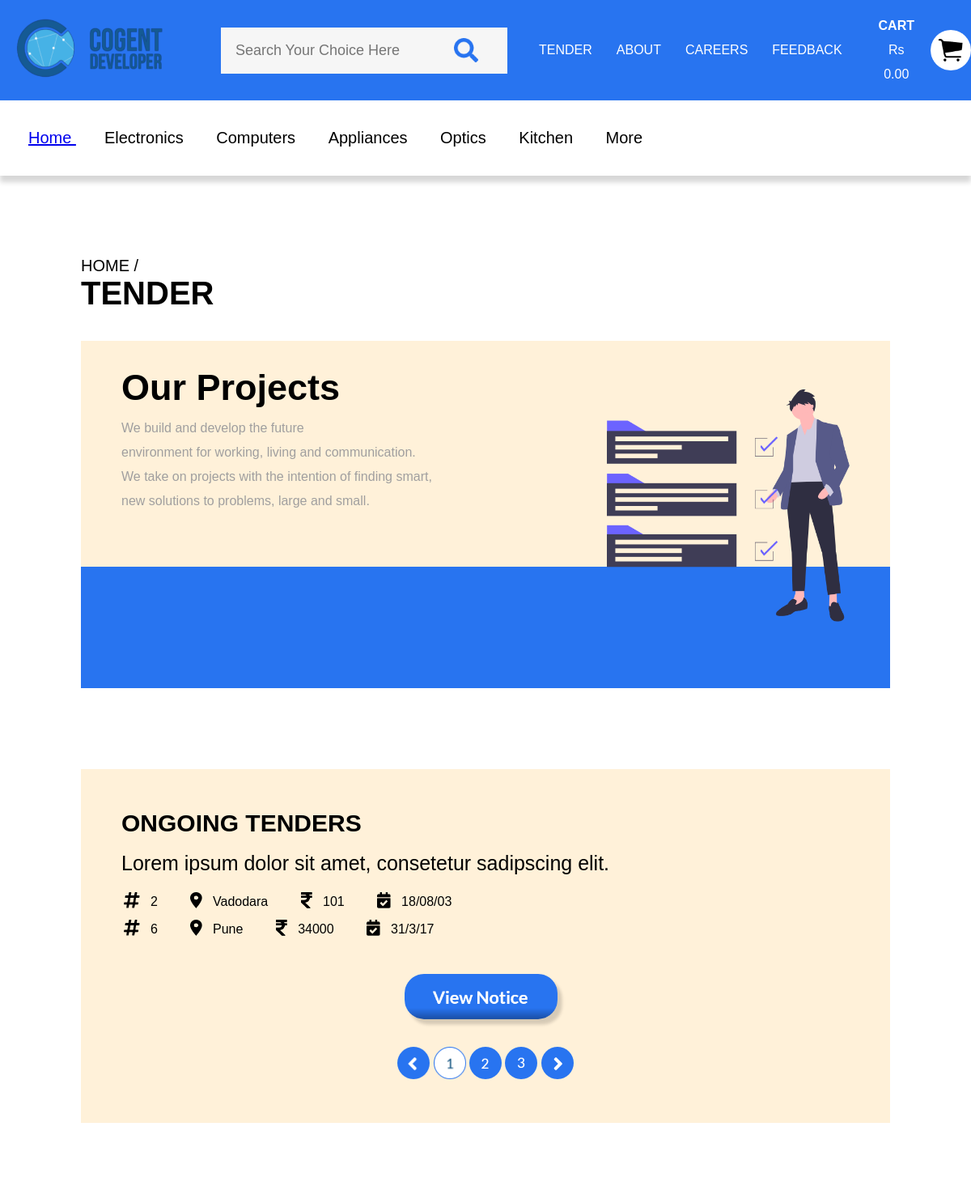
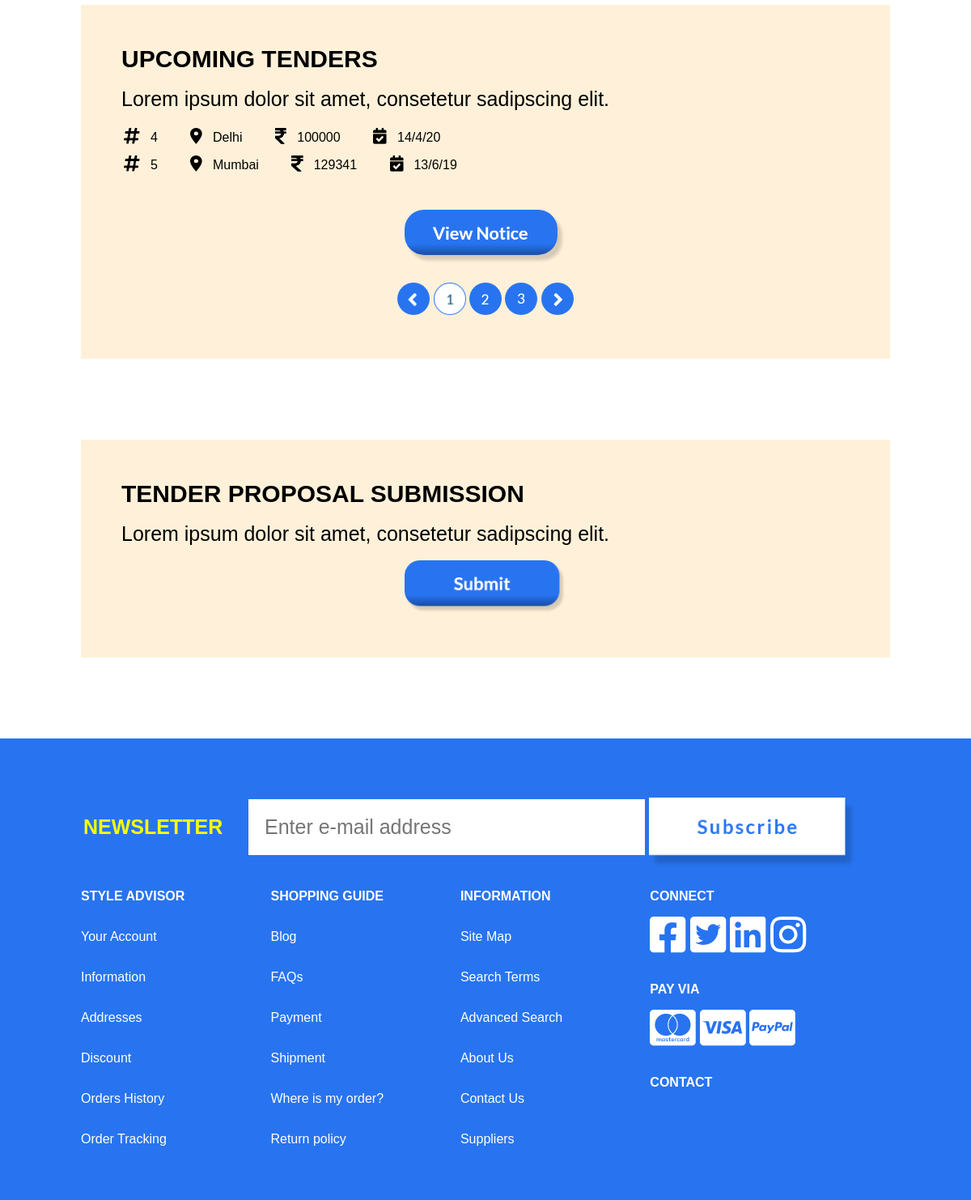
The page /tender.php on the database its author committed (2 pictures, top to bottom).
### tables this page shows
CREATE TABLE `tender` (
  `tid` int(11) NOT NULL,
  `tlocation` text NOT NULL,
  `tbudget` int(11) NOT NULL,
  `tdate` text NOT NULL,
  `type` int(11) NOT NULL
);

### admin/db/mysql.php (called while the page is built, shortened)
<?php
function mysql_safe_query($query) {
    $args = array_slice(func_get_args(),1);
    $args = array_map('mysql_safe_string',$args);
    return mysql_query(vsprintf($query,$args));
}

### tender.php (the view, shortened to what this page needs)
<?php
    include 'admin/db/mysql.php';
?>
<!DOCTYPE html>
    <head>
        <link rel="stylesheet" type="text/css" href="css/common.css">
        <link rel="stylesheet" type="text/css" href="css/header.css">
        <link rel="stylesheet" type="text/css" href="css/footer.css">
        <link rel="stylesheet" type="text/css" href="css/product-list.css">
    </head>
    <body>
    <?php
        include 'header.php';
    ?>
        <div class="cd-page" style="text-align: left;">
            <span style="font-size: 20px;">
                HOME /
            </span><br>
            <span style="font-size: 40px;font-weight: bold;">
                TENDER
            </span>
            <br>
            <br>
            <Br>
            <div class="cd-info-box">
                <span class="cd-info-title">
                    Our Projects
                </span>
                <p class="cd-info-cont">
                    We build and develop the future<br>
                    environment for working, living and communication.<br>
                    We take on projects with the intention of finding smart,<br>
                    new solutions to problems, large and small. <br>
                </p>
                <img class="cd-info-img" src="med/img/undraw_project_completed_w0oq.png">
                <div class="cd-info-bg-accent"></div>
            </div>
            <div class="cd-tender-box" style="margin-top: 100px;">
                <span style="font-size: 30px;font-weight: bold;">
                    ONGOING TENDERS
                </span>
                <br>
                <br>
                <span style="font-size: 25px;">
                    Lorem ipsum dolor sit amet, consetetur sadipscing elit.
                </span>
                <Br>
                <br>
                <?php
                $select = mysql_safe_query('SELECT * FROM tender WHERE type = 1');
                while($row = mysql_fetch_assoc($select)){
                    ?>
                    <table style="display: inline-block;">
                    <tr>
                        <td>
                            <img src="med/img/Icon awesome-hashtag.png" width="20px">
                        </td>
                        <td>
                            &nbsp; <?php echo $row['tid'];?>
                        </td>
                    </tr>
                </table>
                <table style="display: inline-block;margin-left: 30px;">
                    <tr>
                        <td>
                            <img src="med/img/Icon material-location-on.png" height="20px">
                        </td>
                        <td>
                            &nbsp; <?php echo $row['tlocation'];?>
                        </td>
                    </tr>
                </table>
                <table style="display: inline-block;margin-left: 30px;">
                    <tr>
                        <td>
                            <img src="med/img/Icon awesome-rupee-sign.png" height="20px">
                        </td>
                        <td>
                            &nbsp; <?php echo $row['tbudget'];?>
                        </td>
                    </tr>
                </table>
                <table style="display: inline-block;margin-left: 30px;">
                    <tr>
                        <td>
                            <img src="med/img/Icon awesome-calendar-check.png" height="20px">
                        </td>
                        <td>
                            &nbsp; <?php echo $row['tdate'];?>
                        </td>
                    </tr>
                </table>
                <br>
                    <?php
                }
            ?>
                <br>
                <br>
                <center>
                    <img src="med/img/Group 6.png" style="width: 200px;">
                    <br>
                    <Br>
                    <img src="med/img/Left.png" style="width: 40px;"> <img src="med/img/1.png" style="width: 40px;"> <img src="med/img/2.png" style="width: 40px;"> <img src="med/img/3.png" style="width: 40px;"> <img src="med/img/Right.png" style="width: 40px;">
                </center>
            </div>
            <div class="cd-tender-box" style="margin-top: 100px;">
                <span style="font-size: 30px;font-weight: bold;">
                    UPCOMING TENDERS
                </span>
                <br>
                <br>
                <span style="font-size: 25px;">
                    Lorem ipsum dolor sit amet, consetetur sadipscing elit.
                </span>
                <Br>
                <br>
                <?php
                $select = mysql_safe_query('SELECT * FROM tender WHERE type = 0');
                while($row = mysql_fetch_assoc($select)){
                    ?>
                    <table style="display: inline-block;">
                    <tr>
                        <td>
                            <img src="med/img/Icon awesome-hashtag.png" width="20px">
                        </td>
                        <td>
                            &nbsp; <?php echo $row['tid'];?>
                        </td>
                    </tr>
                </table>
                <table style="display: inline-block;margin-left: 30px;">
                    <tr>
                        <td>
                            <img src="med/img/Icon material-location-on.png" height="20px">
                        </td>
                        <td>
                            &nbsp; <?php echo $row['tlocation'];?>
                        </td>
                    </tr>
                </table>
                <table style="display: inline-block;margin-left: 30px;">
                    <tr>
                        <td>
                            <img src="med/img/Icon awesome-rupee-sign.png" height="20px">
                        </td>
                        <td>
                            &nbsp; <?php echo $row['tbudget'];?>
                        </td>
                    </tr>
                </table>
                <table style="display: inline-block;margin-left: 30px;">
                    <tr>
                        <td>
                            <img src="med/img/Icon awesome-calendar-check.png" height="20px">
                        </td>
                        <td>
                            &nbsp; <?php echo $row['tdate'];?>
                        </td>
                    </tr>
                </table>
                <br>
                    <?php
                }
            ?>
                <br>
                <br>
                <center>
                    <img src="med/img/Group 6.png" style="width: 200px;">
                    <br>
                    <Br>
                    <img src="med/img/Left.png" style="width: 40px;"> <img src="med/img/1.png" style="width: 40px;"> <img src="med/img/2.png" style="width: 40px;"> <img src="med/img/3.png" style="width: 40px;"> <img src="med/img/Right.png" style="width: 40px;">
                </center>
            </div>
            <div class="cd-tender-box" style="margin-top: 100px;">
                <span style="font-size: 30px;font-weight: bold;">
                    TENDER PROPOSAL SUBMISSION
                </span>
                <br>
                <br>
                <span style="font-size: 25px;">
                    Lorem ipsum dolor sit amet, consetetur sadipscing elit.
                </span>
                <br>
                <br>
                <center>
                    <img src="med/img/Submit.png" style="width: 200px;">
                </center>
            </div>
        </div>
        <footer>
            <table>
                <tr>
                    <td>
                        <div class="cd-newsletter-title" style="color: yellow;font-size: 25px;font-weight: bold;display: inline-block;">
                            NEWSLETTER &nbsp; &nbsp;
                        </div>
                    </td>
                    <td>
                        <input type="text" placeholder="Enter e-mail address" style="font-size: 25px;padding: 20px;border: 0px;background: white;width: 450px;">
                    </td>
                    <td>
                        <img src="med/img/Subscribe Button.png" style="margin-top: 20px;height: 90px;">
                    </td>
                </tr>
            </table>
            <div class="cd-footer-column">
                <b>STYLE ADVISOR</b><br>
                Your Account<br>
                Information<br>
                Addresses<br>
                Discount<br>
                Orders History<br>
                Order Tracking
            </div>
            <div class="cd-footer-column">
                <b>SHOPPING GUIDE</b><br>
                Blog<br>
                FAQs<br>
                Payment<br>
                Shipment<br>
                Where is my order?<br>
                Return policy
            </div>
            <div class="cd-footer-column">
                <b>INFORMATION</b><br>
                Site Map<br>
                Search Terms<br>
                Advanced Search<br>
                About Us<br>
                Contact Us<br>
                Suppliers<br>
            </div>
            <div class="cd-footer-column">
                <b>CONNECT</b><br>
                <img src="med/img/Icon awesome-facebook-square-1.png">
                <img src="med/img/Icon awesome-twitter-square.png">
                <img src="med/img/Icon awesome-linkedin.png">
                <img src="med/img/Icon simple-instagram-1.png"><br>
                <b>PAY VIA</b><br>
                <img src="med/img/Icon awesome-cc-mastercard.png">
                <img src="med/img/Icon awesome-cc-visa-1.png">
                <img src="med/img/Icon awesome-cc-paypal-1.png"><br>
                <b>CONTACT</b><br>
            </div>
        </footer>
    </body>

### header.php
<header>
            <div class="cd-header-icon-wrap">
                <img src="med/img/cogent-logo.PNG">
            </div>
            <div class="cd-header-search-wrap">
                <div class="cd-header-search-container">
                    <input class="cd-header-search-bar" type="text" placeholder="Search Your Choice Here">
                    <div class="cd-header-search-icon">
                        <img src="med/img/Icon awesome-search.png">
                    </div>
                </div>
            </div>
            <div class="cd-header-nav-wrap">
                <a class="cd-header-nav" href="tender.php">
                    TENDER
                </a>
                <a class="cd-header-nav" href="about.php">
                    ABOUT
                </a>
                <a class="cd-header-nav" href="careers.php">
                    CAREERS
                </a>
                <a class="cd-header-nav" href="feedback.html">
                    FEEDBACK
                </a>
            </div>
            <div class="cd-header-cart-wrap">
                <div class="cd-header-cart-cont">
                    <b>
                        CART
                    </b>
                    <br>
                    Rs 0.00
                </div>
                <img src="med/img/Cart.png">
            </div>
        </header>
        <div class="cd-sub-header">
            <a class="cd-sub-header-nav" href="index.php">
                Home
            </a>
            <a class="cd-sub-header-nav">
                Electronics
            </a>
            <a class="cd-sub-header-nav">
                Computers
            </a>
            <a class="cd-sub-header-nav">
                Appliances
            </a>
            <a class="cd-sub-header-nav">
                Optics
            </a>
            <a class="cd-sub-header-nav">
                Kitchen
            </a>
            <a class="cd-sub-header-nav">
                More
            </a>
        </div>

### css/common.css (style rules this page uses)
body,html { margin: 0px; padding: 0px; font-family: Arial, Helvetica, sans-serif; }
.cd-page { width: 1000px; text-align: center; margin-left: calc(50vw - 500px); margin-top: 100px; margin-bottom: 100px; }
.cd-info-box { background: #FFF1D9; position: relative; padding: 50px; text-align: left; padding-bottom: 200px; overflow: none; }
.cd-info-bg-accent { background: #2874F0; height: 90px; position: absolute; bottom: 0px; left: 0px; right: 0px; color: white; line-height: 30px; padding:30px 50px; }
.cd-info-img { position: absolute; right: 50px; top: 60px; width: 30%; z-index: 1; }
.cd-info-title { font-size: 45px; font-weight: bold; line-height: 15px; }
.cd-info-cont { width: 50%; line-height: 30px; color: #A09F9F; }
.cd-tender-box { background: #FFF1D9; position: relative; padding: 50px; text-align: left; overflow: none; }

### css/header.css (style rules this page uses)
header { position: fixed; top: 0px; right: 0px; left: 0px; background: #2874F0; display: flex; flex-direction: row; align-items: center; z-index: 2; }
.cd-header-icon-wrap { padding: 20px; }
.cd-header-icon-wrap img { height: 80px; }
.cd-header-search-wrap { margin-left:50px; width: 400px; position: relative; }
.cd-header-search-bar { width: 100%; background: #F6F6F6; color: black; padding: 18px; font-size: 18px; border: 0px; }
.cd-header-search-icon { position: absolute; right: 0px; top: 13px; }
.cd-header-search-icon img { height: 30px; }
.cd-header-nav-wrap { display: flex; flex-direction: row; align-items: center; margin-left: 60px; }
.cd-header-nav { color: white; margin: 0px 15px; cursor: pointer; text-decoration: none; }
.cd-header-cart-wrap { display: flex; flex-direction: row; align-items: center; margin-left: 30px; }
.cd-header-cart-cont { text-align: center; color: white; line-height: 30px; }
.cd-header-cart-wrap img { height: 50px; margin-left: 20px; }
.cd-sub-header { padding: 35px; margin-top: 124px; box-shadow: 0px 8px 6px 0px rgba(0,0,0,0.16); }
.cd-sub-header-nav { font-size: 20px; margin-right: 35px; cursor: pointer; }

### css/footer.css (style rules this page uses)
footer { background: #2874F0; padding: 50px; padding-left: calc(50vw - 500px); padding-right: calc(50vw - 500px); }
.cd-footer-column { width: 23%; color: white; line-height: 50px; display: inline-block; vertical-align: top; }

### rows shown on the page
tender: tid "2", tlocation "Vadodara", tbudget "101", tdate "18/08/03"
tender: tid "6", tlocation "Pune", tbudget "34000", tdate "31/3/17"
tender: tid "4", tlocation "Delhi", tbudget "100000", tdate "14/4/20"
tender: tid "5", tlocation "Mumbai", tbudget "129341", tdate "13/6/19"
